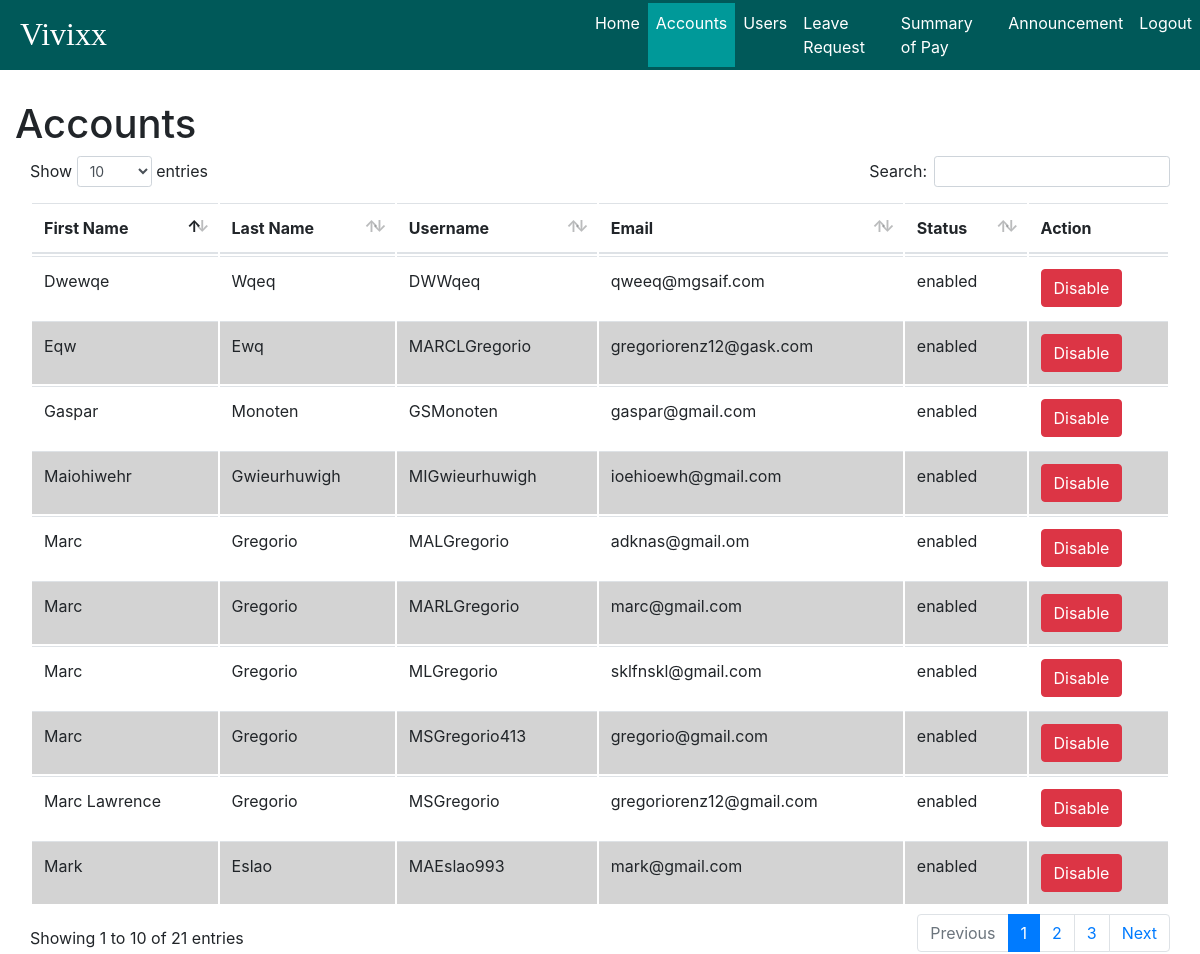
The page /admin/accounts/accounts_status.php (signed in) on the database its author committed.
### tables this page shows
CREATE TABLE `user` (
  `user_id` int(11) NOT NULL AUTO_INCREMENT,
  `username` varchar(45) NOT NULL,
  `email` varchar(45) NOT NULL,
  `password` varchar(255) NOT NULL,
  `date_registered` date NOT NULL,
  `status` enum('enabled','disabled') DEFAULT 'enabled',
  `type` enum('admin','user') DEFAULT 'user',
  PRIMARY KEY (`username`),
  UNIQUE KEY `user_id_UNIQUE` (`user_id`),
  UNIQUE KEY `username_UNIQUE` (`username`)
);

CREATE TABLE `user_info` (
  `user_id` int(11) NOT NULL,
  `signature` mediumblob,
  `prof_image` mediumblob,
  `first_name` varchar(45) DEFAULT NULL,
  `middle_name` varchar(45) DEFAULT NULL,
  `last_name` varchar(45) DEFAULT NULL,
  `birth_date` date DEFAULT NULL,
  `birth_place` varchar(45) DEFAULT NULL,
  `contact_number` varchar(45) DEFAULT NULL,
  `gender` enum('m','f') DEFAULT NULL,
  `height` varchar(45) DEFAULT NULL,
  `weight` int(3) DEFAULT NULL,
  `blood_type` enum('o','a','b','ab') DEFAULT NULL,
  `residential_address` varchar(45) DEFAULT NULL,
  `residential_zip` int(4) DEFAULT NULL,
  `residential_tel_no` varchar(45) DEFAULT NULL,
  `permanent_address` varchar(45) DEFAULT NULL,
  `permanent_zip` int(4) DEFAULT NULL,
  `permanent_tel_no` varchar(45) DEFAULT NULL,
  `citizenship` varchar(45) DEFAULT NULL,
  `religion` varchar(45) DEFAULT NULL,
  `civil_status` varchar(45) DEFAULT NULL,
  `sss_no` int(11) DEFAULT NULL,
  `tin` int(11) DEFAULT NULL,
  `philhealth_no` int(11) DEFAULT NULL,
  `pagibig_id_no` int(11) DEFAULT NULL,
  PRIMARY KEY (`user_id`),
  UNIQUE KEY `user_id_UNIQUE` (`user_id`),
  CONSTRAINT `user_id` FOREIGN KEY (`user_id`) REFERENCES `user` (`user_id`) ON DELETE CASCADE ON UPDATE CASCADE
);

### admin/accounts/accounts_status.php (the view, shortened to what this page needs)
<?php
	$connect = Connect();
?>
<!DOCTYPE html>
<html>
<head>
	<link rel="stylesheet" href="../../style/bootstrap/bootstrap.min.css">
	<link type="text/css" rel="stylesheet" href="../style/style.css" media="screen, projection">
    <link rel="stylesheet" href="../../style/datatables.css">
</head>
<body style="background-color:white !important;">
	<div id="wrapper">
		<nav class="navbar fixed-top navbar-expand-lg navbar-dark" id="navigation-bar">
			<a href="index" class="navbar-brand" style="margin-right:40vw;">Vivixx</a>
			<div class="collapse navbar-collapse" id="navbar-content">
				<ul class="navbar-nav">
					<li class="nav-item">
						<a class="nav-link" href="../index.php">Home</a>
					</li>
					<li class="nav-item active">
						<a class="nav-link" href="accounts_status.php">Accounts</a>
					</li>
					<li class="nav-item">
						<a class="nav-link" href="../user_information/user_information.php">Users</a>
					</li>
					<li class="nav-item">
						<a class="nav-link" href="../leave_request/leave_requests.php">Leave Request</a>
					</li>
					<li class="nav-item">
						<a class="nav-link" href="#">Summary of Pay</a>
					</li>
					<li class="nav-item">
						<a class="nav-link" href="../announcements/announcement.php">Announcement</a>
					</li>
					<li class="nav-item">
						<a class="nav-link logout" href="../logout.php">Logout</a>
					</li>
				</ul>
			</div>
		</nav>
		<div class="accounts-content container-fluid">
			<h1>Accounts</h1>
				<table class="table" id="table">
					<thead>
						<tr>
							<th>First Name</th>
							<th>Last Name</th>
							<th>Username</th>
							<th>Email</th>
							<th>Status</th>
							<th>Action</th>
						</tr>
					</thead>
					<?php
					$sql = "select username, email, first_name, last_name,status from user natural join user_info where type='user';";
					$result = $connect->query($sql);
					if($result-> num_rows > 0){
						while($row = $result->fetch_assoc()){
						if($row["status"] === "enabled"){
							$button = "
							<input name='disable' value='Disable' style='display: none;'>
							<a href='update_status.php?disable=".$row['status']."& username=".$row['username']."' class='show btn btn-danger'>Disable</a>";
						}else{
							$button = "
							<input name='enable' value='Enable' style='display: none;'>
							<a href='update_status.php?enable=".$row['status']."& username=".$row['username']."' class='show btn btn-success'>Enable</a>";
						}
							echo "
							<tr>
							<td>" . ucwords($row['first_name']) . "</td>
							<td>" . ucwords($row['last_name']) . "</td>
							<td>" . $row['username'] . "</td>
							<td>" . $row['email'] . "</td>
							<td>" . $row['status'] . "</td>
							<td>
							".$button."</td>
							</tr>";
						}
						}
					?>
  				</table>
		</div>
	</div>
</body>
</html>

### admin/style/style.css (style rules this page uses)
#navigation-bar { background-color: #005959; max-height: 70px; min-height: 70px; padding: 0 0 0 5px; }
#navigation-bar .navbar-brand { font-size: 2rem; font-family: rockwell; height: auto; margin: 3px 5px 5px 15px; }
#navigation-bar .navbar-nav .active { background-color: #009999; }
#navigation-bar .navbar-nav .nav-link { color: #fff; display: block; }
#wrapper .accounts-content { margin-top: 100px; }
#wrapper #navbar-content { background-color: inherit; }

### style/datatables.css (style rules this page uses)
table.dataTable { clear: both; margin-top: 6px !important; margin-bottom: 6px !important; max-width: none !important; border-collapse: separate !important; }
table.dataTable td, table.dataTable th { -webkit-box-sizing: content-box; box-sizing: content-box; }
table.dataTable thead > tr > th.sorting_asc, table.dataTable thead > tr > th.sorting_desc, table.dataTable thead > tr > th.sorting, table.dataTable thead > tr > td.sorting_asc, table.dataTable thead > tr > td.sorting_desc, table.dataTable thead > tr > td.sorting { padding-right: 30px; }
table.dataTable thead .sorting, table.dataTable thead .sorting_asc, table.dataTable thead .sorting_desc, table.dataTable thead .sorting_asc_disabled, table.dataTable thead .sorting_desc_disabled { cursor: pointer; position: relative; }
table.dataTable thead .sorting:before, table.dataTable thead .sorting:after, table.dataTable thead .sorting_asc:before, table.dataTable thead .sorting_asc:after, table.dataTable thead .sorting_desc:before, table.dataTable thead .sorting_desc:after, table.dataTable thead .sorting_asc_disabled:before, table.dataTable thead .sorting_asc_disabled:after, table.dataTable thead .sorting_desc_disabled:before, table.dataTable thead .sorting_desc_disabled:after { position: absolute; bottom: 0.9em; display: block; opacity: 0.3; }
table.dataTable thead .sorting:before, table.dataTable thead .sorting_asc:before, table.dataTable thead .sorting_desc:before, table.dataTable thead .sorting_asc_disabled:before, table.dataTable thead .sorting_desc_disabled:before { right: 1em; content: "\2191"; }
table.dataTable thead .sorting:after, table.dataTable thead .sorting_asc:after, table.dataTable thead .sorting_desc:after, table.dataTable thead .sorting_asc_disabled:after, table.dataTable thead .sorting_desc_disabled:after { right: 0.5em; content: "\2193"; }
table.dataTable thead .sorting_asc:before, table.dataTable thead .sorting_desc:after { opacity: 1; }
table.dataTable tr.odd { background-color: white; }
table.dataTable tr.even { background-color: lightgrey; }

### rows shown on the page
user: user.first_name "Dwewqe", user.last_name "Wqeq", username "DWWqeq", email "qweeq@mgsaif.com", status "enabled"
user: user.first_name "Gaspar", user.last_name "Monoten", username "GSMonoten", email "gaspar@gmail.com", status "enabled"
user: user.first_name "Mark", user.last_name "Eslao", username "MAEslao993", email "mark@gmail.com", status "enabled"
user: user.first_name "Marc", user.last_name "Gregorio", username "MALGregorio", email "adknas@gmail.om", status "enabled"
user: user.first_name "Eqw", user.last_name "Ewq", username "MARCLGregorio", email "gregoriorenz12@gask.com", status "enabled"
user: user.first_name "Marc", user.last_name "Gregorio", username "MARLGregorio", email "marc@gmail.com", status "enabled"
user: user.first_name "Maiohiwehr", user.last_name "Gwieurhuwigh", username "MIGwieurhuwigh", email "ioehioewh@gmail.com", status "enabled"
user: user.first_name "Marc", user.last_name "Gregorio", username "MLGregorio", email "sklfnskl@gmail.com", status "enabled"
user: user.first_name "Marc Lawrence", user.last_name "Gregorio", username "MSGregorio", email "gregoriorenz12@gmail.com", status "enabled"
user: user.first_name "Marc", user.last_name "Gregorio", username "MSGregorio413", email "gregorio@gmail.com", status "enabled"
